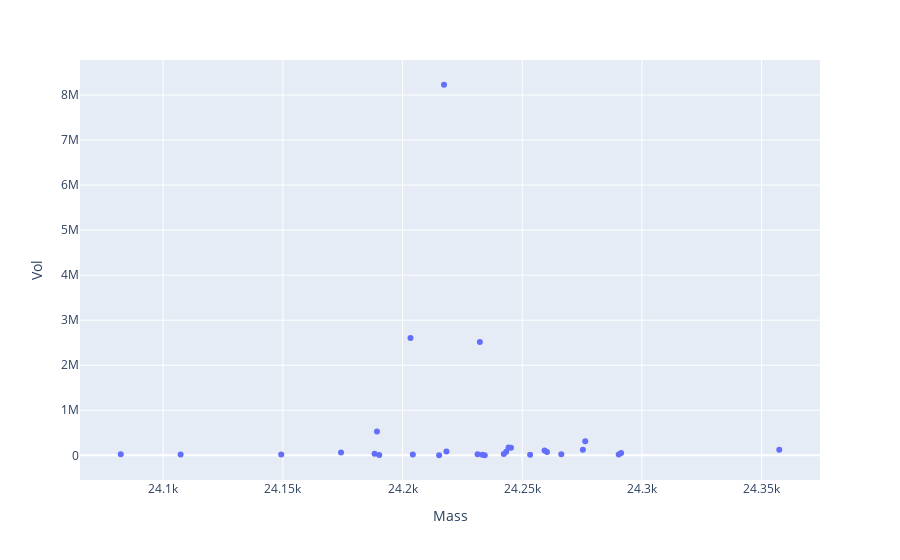
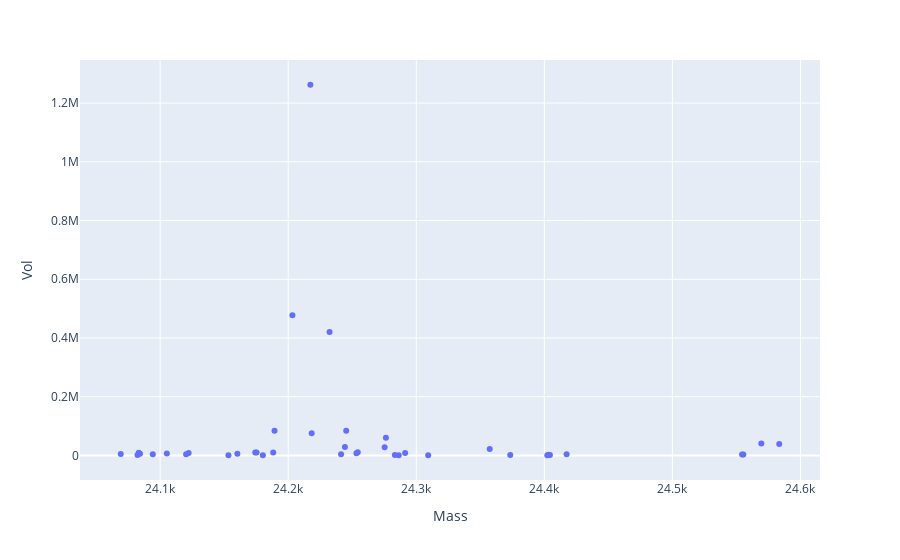

Write notebook code for charts like these, in order.
### Code cell
df_24k = dfa[(dfa.Mass>24000)&(dfa.Mass<24400)]
plotly_zone(df_24k, y='Vol')
df_24k = dfa_ad[dfa_ad.Mass>24000]
plotly_zone(df_24k, y='Vol')

# ad = False
# if ad:
#     df_24k = dfa_ad[dfa_ad.Mass>24000]
#     plotly_zone(df_24k, y='Vol')
#     df_24k = dfa_ad_alkb[dfa_ad_alkb.Mass>24000]
#     plotly_zone(df_24k, y='Vol')
# else:
#     df_24k = dfa[dfa.Mass>24000]
#     plotly_zone(df_24k, y='Vol')
#     df_24k = dfa_alkb[dfa_alkb.Mass>24000]
#     plotly_zone(df_24k, y='Vol')

### Figure 1 — Plotly figure (JSON) as saved in the notebook; plotly's stock layout.template omitted (floating-point values rounded to 4 significant figures)
{"data": [{"hovertemplate": "Mass=%{x}<br>Vol=%{y}<extra></extra>", "legendgroup": "", "marker": {"color": "#636efa", "symbol": "circle"}, "mode": "markers", "name": "", "orientation": "v", "showlegend": false, "type": "scatter", "x": [24360.0, 24290.0, 24290.0, 24280.0, 24280.0, 24270.0, 24260.0, 24260.0, 24250.0, 24250.0, 24240.0, 24240.0, 24240.0, 24230.0, 24230.0, 24230.0, 24230.0, 24220.0, 24220.0, 24220.0, 24200.0, 24200.0, 24190.0, 24190.0, 24190.0, 24170.0, 24150.0, 24110.0, 24080.0], "xaxis": "x", "y": [123900.0, 52240.0, 19570.0, 314100.0, 121100.0, 21080.0, 73950.0, 106300.0, 14390.0, 165100.0, 175100.0, 77040.0, 29180.0, 1661.0, 9835.0, 2517000.0, 24880.0, 83440.0, 8228000.0, 1125.0, 16330.0, 2606000.0, 8351, 530200.0, 33040.0, 63180.0, 19810.0, 16140.0, 22290.0], "yaxis": "y"}], "layout": {"legend": {"tracegroupgap": 0}, "margin": {"t": 60}, "xaxis": {"anchor": "y", "domain": [0, 1], "title": {"text": "Mass"}}, "yaxis": {"anchor": "x", "domain": [0, 1], "title": {"text": "Vol"}}}}

### Figure 2 — Plotly figure (JSON) as saved in the notebook; plotly's stock layout.template omitted (floating-point values rounded to 4 significant figures)
{"data": [{"hovertemplate": "Mass=%{x}<br>Vol=%{y}<extra></extra>", "legendgroup": "", "marker": {"color": "#636efa", "symbol": "circle"}, "mode": "markers", "name": "", "orientation": "v", "showlegend": false, "type": "scatter", "x": [24580.0, 24570.0, 24560.0, 24550.0, 24420.0, 24400.0, 24400.0, 24400.0, 24370.0, 24360.0, 24310.0, 24290.0, 24290.0, 24280.0, 24280.0, 24280.0, 24250.0, 24250.0, 24250.0, 24240.0, 24240.0, 24230.0, 24220.0, 24220.0, 24200.0, 24190.0, 24190.0, 24180.0, 24180.0, 24170.0, 24160.0, 24150.0, 24120.0, 24120.0, 24110.0, 24090.0, 24080.0, 24080.0, 24080.0, 24070.0], "xaxis": "x", "y": [38910.0, 40670.0, 3679.0, 3589.0, 4545.0, 1952.0, 2144.0, 1134.0, 1871.0, 21698, 1124.0, 8257.0, 939.8, 1260.0, 60260.0, 27880.0, 10580.0, 7796.0, 84040.0, 29030.0, 4534.0, 420400.0, 75320.0, 1262000.0, 477700.0, 83880.0, 9923.0, 960, 9713.0, 9980.0, 5962.0, 764.0, 8722.0, 4478.0, 6791.0, 4193.0, 5849.0, 9024.0, 1482.0, 5308.0], "yaxis": "y"}], "layout": {"legend": {"tracegroupgap": 0}, "margin": {"t": 60}, "xaxis": {"anchor": "y", "domain": [0, 1], "title": {"text": "Mass"}}, "yaxis": {"anchor": "x", "domain": [0, 1], "title": {"text": "Vol"}}}}
